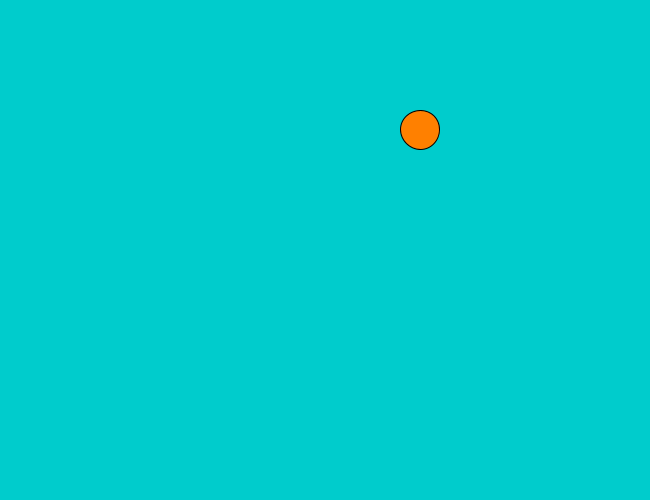
Frame 1 (no input)
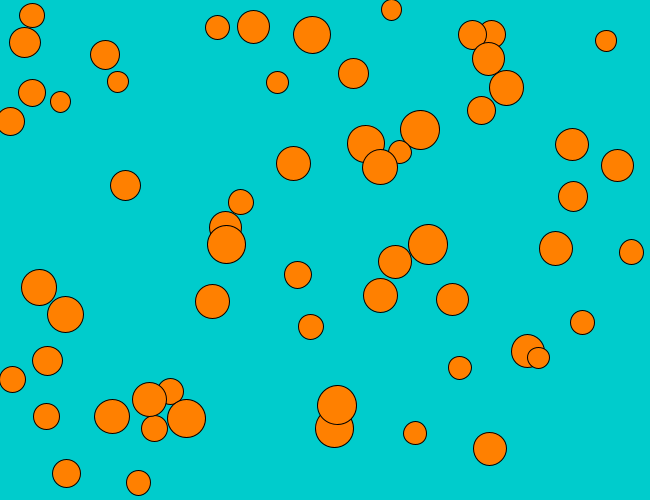
Frame 60 (the mouse pressed at the canvas centre just before this capture)
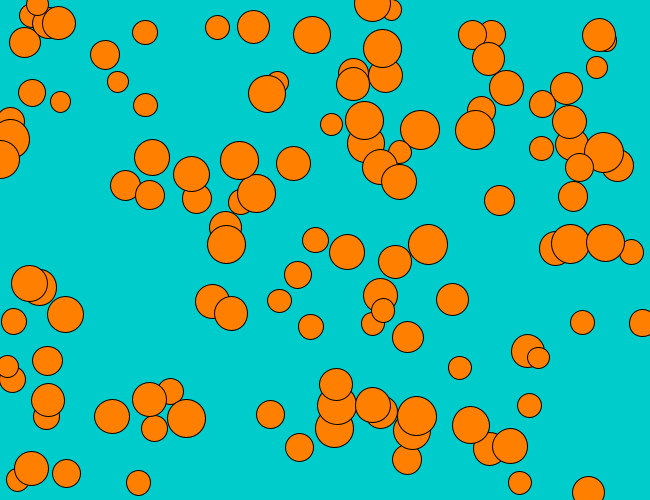
Frame 120 (the mouse held since frame 60 and released just before this capture)

The Processing sketch that drew these frames (run headless with seeded random() and noise(); from frame 60 on, the mouse is pressed at the canvas centre):

// Processing sketch: sketch_220613a_k1_2
// ── sketch_220613a_k1_2.pde
void setup(){
  size(650,500);
  background(0, 204, 204);
}
void draw(){
  drawrumon(random (width), random(height), random(20,40));
 
}
 void drawrumon(float a, float b, float c){
   fill(255,128,0);
  ellipse(a,b,c,c);

 }
